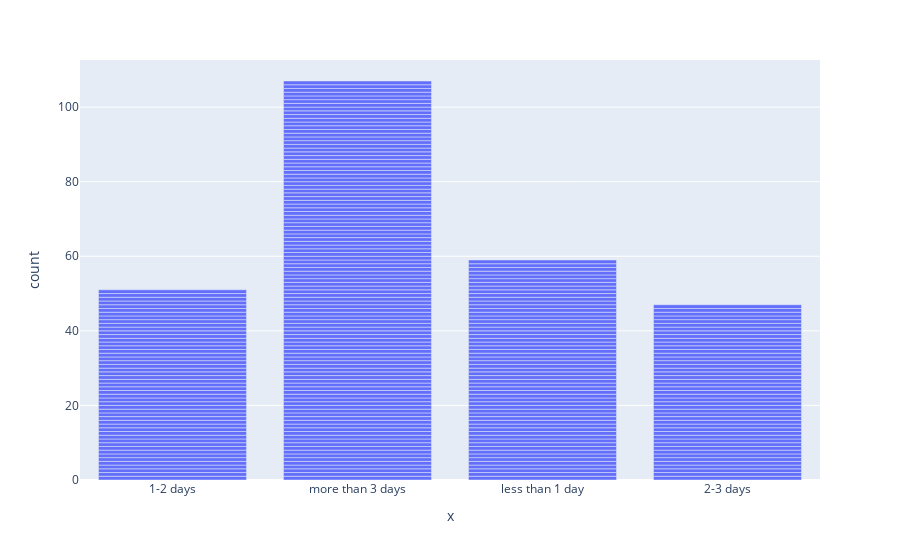

Notebook code for this chart:
### Code cell
px.bar(x=df.delay_categorical)

### Figure 1 — Plotly figure (JSON) as saved in the notebook; plotly's stock layout.template omitted (floating-point values rounded to 4 significant figures; data arrays with more than 128 entries replaced by an {"elided": "..."} marker saying what was removed)
{"data": [{"alignmentgroup": "True", "hovertemplate": "x=%{x}<br>count=%{y}<extra></extra>", "legendgroup": "", "marker": {"color": "#636efa"}, "name": "", "offsetgroup": "", "orientation": "v", "showlegend": false, "textposition": "auto", "type": "bar", "x": {"elided": "264 str values"}, "xaxis": "x", "y": {"elided": "264 int values"}, "yaxis": "y"}], "layout": {"barmode": "relative", "legend": {"tracegroupgap": 0}, "margin": {"t": 60}, "xaxis": {"anchor": "y", "domain": [0, 1], "title": {"text": "x"}}, "yaxis": {"anchor": "x", "domain": [0, 1], "title": {"text": "count"}}}}
